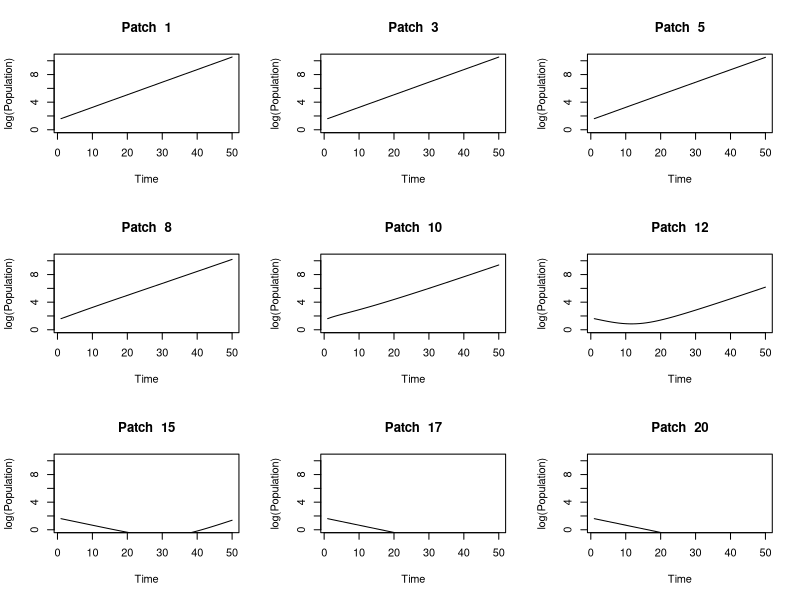

Reproduce this figure in R.
# ##
# spa1_q3_tn248.R
# This script will simulate a simple model 
# for density-independent population
# growth with spatial variation, as per 
# Exercise 10 in "An introduction to R 
# for dynamic models in biology". 
# ##

# ##
# Created 18 Oct 2010
# Last updated 26 Oct 2010
# tn248@cam.ac.uk
# ##

# parameters, adjustable
L <- 20 # how many patches?
t.final <- 50 # how many iterations?
initsize <- 5 # what's our initial population in each patch?
d <- 0.1 # what's the dispersal rate? (important: it's 2*d)

# what and where are the growth rates?
lambda.one <- 1.2
one.locations <- 1:10 #c(1,3,5,7,9,11,13,15,17,19) # for maximum flexibility

lambda.two <- .9
two.locations <- 11:20 #c(2,4,6,8,10,12,14,16,18,20)

# initialize everything up
population = matrix(rep(0,L*t.final), t.final,L)
population[1,] = rep(initsize,L)

onegrowth <- function(t,j){
	geogrowth <- lambda.one * population[t,j]
return(geogrowth)
}

twogrowth <- function(t,j){
	geogrowth <- lambda.two * population[t,j]
return(geogrowth)
}

# This function will take N_j(t) and produce N_j(t+1)
reflecting <- function(t,j){#not entirely happy with this

if(j %in% one.locations)
	{
		type = "one"
		if (j==1){type= "leftendone"}
		if (j==L){type= "rightendone"}	
	}
if(j %in% two.locations)
	{
		type = "two"
		if (j==1){type= "leftendtwo"}
		if (j==L){type= "rightendtwo"}
	}

newpop <- switch(type, 
	leftendone = (1-d)*onegrowth(t,j) + d*onegrowth(t,j+1),
	leftendtwo = (1-d)*twogrowth(t,j) + d*twogrowth(t,j+1),
	one = (1 - 2*d)*onegrowth(t,j) + d*onegrowth(t,j-1) + 				d*onegrowth(t,j+1),
	two = (1 - 2*d)*twogrowth(t,j) + d*twogrowth(t,j-1) + 				d*twogrowth(t,j+1),
	rightendone = (1-d)*onegrowth(t,j) + d*onegrowth(t,j-1),
	rightendtwo = (1-d)*twogrowth(t,j) + d*twogrowth(t,j-1),
			)
return(newpop)
	}

# This will produce populations for t+1
for(i in 1:(t.final-1)){
population[i+1,]<- mapply(reflecting,rep(i,L),1:L)
}

par(mfrow=c(3,3))
for (i in floor(seq(1,L, length=9))){
plot(1:t.final,log(population[,i]), xlab="Time", ylab="log(Population)",type="l", main=paste("Patch ", i),ylim=c(0,log(max(population))))
}